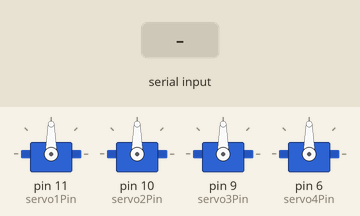
The sketch below on a simulated Arduino Uno, built with avr-gcc and run on an emulated ATmega328P. Shown: 4 × servo. The inputs (shaded band) are chosen by the test bench. What the sketch prints to the serial monitor is not drawn.

Above: at 1.2 s.
1.3 s: "1" received over Serial
At 2.5 s:
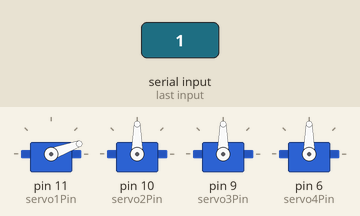
2.9 s: "2" received over Serial
At 3.7 s:
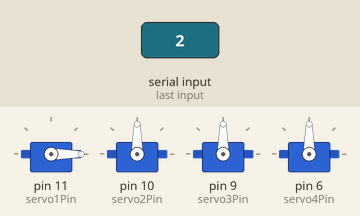
4.5 s: "3" received over Serial
At 4.9 s:
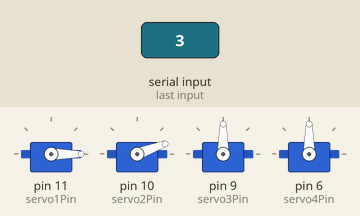
6.1 s: "4" received over Serial
At 7.3 s:
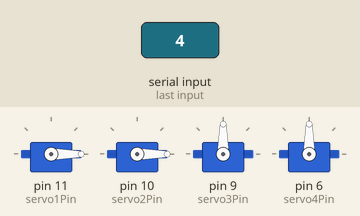
7.7 s: "5" received over Serial
At 8.5 s:
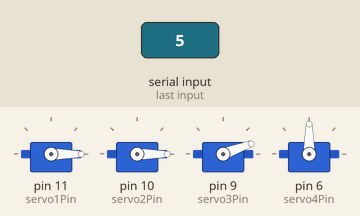
9.3 s: "6" received over Serial
At 9.8 s:
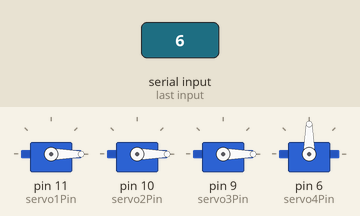
Timing chart, 0 to 11.9 s (numbered marks = the images above; inputs shaded):
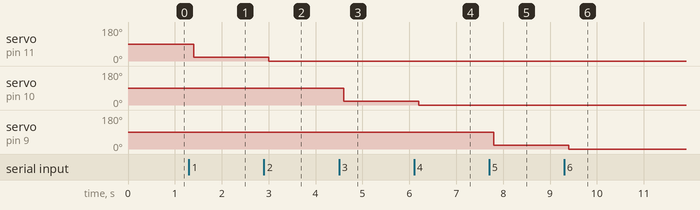

The sketch:

4dof.ino
```cpp
#include <Servo.h>
#include <SoftwareSerial.h>

SoftwareSerial BTserial(2, 3); // RX, TX

// Servo objects for each DOF of the robotic arm
Servo servo1;
Servo servo2;
Servo servo3;
Servo servo4;

// Pin numbers for each servo
const int servo1Pin = 11;
const int servo2Pin = 10;
const int servo3Pin = 9;
const int servo4Pin = 6;

// Variables to store the current angle of each servo
int servo1Angle = 0;
int servo2Angle = 0;
int servo3Angle = 0;
int servo4Angle = 0;

void setup() {
  // Start the Bluetooth serial communication
  BTserial.begin(9600);
  Serial.begin(9600);
  // Attach the servos to their corresponding pins
  servo1.attach(servo1Pin);
  servo2.attach(servo2Pin);
  servo3.attach(servo3Pin);
  servo4.attach(servo4Pin);
}

void loop() {
  // Check if there is data available on the Bluetooth serial port
  if (Serial.available() > 0) {
    // Read the incoming data
    char data = Serial.read();
    Serial.print(data);
    // Check the command and update the corresponding servo angle
    switch (data) {
      case '1':
        servo1Angle += 20;
        delay(100);
        if (servo1Angle > 180) {
          servo1Angle = 180;
        }
        servo1.write(servo1Angle);
        break;
      case '2':
        servo1Angle -= 20;
        delay(100);
        if (servo1Angle < 0) {
          servo1Angle = 0;
        }
        servo1.write(servo1Angle);
        break;
      case '3':
        servo2Angle += 20;
        delay(100);
        if (servo2Angle > 180) {
          servo2Angle = 180;
        }
        servo2.write(servo2Angle);
        break;
      case '4':
        servo2Angle -= 20;
        delay(100);
        if (servo2Angle < 0) {
          servo2Angle = 0;
        }
        servo2.write(servo2Angle);
        break;
      case '5':
        servo3Angle += 20;
        delay(100);
        if (servo3Angle > 180) {
          servo3Angle = 180;
        }
        servo3.write(servo3Angle);
        break;
      case '6':
        servo3Angle -= 20;
        delay(100);
        if (servo3Angle < 0) {
          servo3Angle = 0;
        }
        servo3.write(servo3Angle);
        break;
      case '7':
        servo4Angle += 20;
        delay(100);
        if (servo4Angle > 180) {
          servo4Angle = 180;
        }
       servo4.write(servo4Angle);
        break;

        case '8':
        servo4Angle -= 20;
        delay(100);
        if (servo4Angle < 0) {
          servo4Angle = 0;
        }
       servo4.write(servo4Angle);
        break;

    }
  }
}
```

Measured:
- after the input at 1.3 s, servo on pin 11 (servo1Pin): 90° → 20° after 0.10 s
- after the input at 2.9 s, servo on pin 11 (servo1Pin): 20° → 0° after 0.10 s
- after the input at 4.5 s, servo on pin 10 (servo2Pin): 90° → 20° after 0.10 s
- after the input at 6.1 s, servo on pin 10 (servo2Pin): 20° → 0° after 0.10 s
- after the input at 7.7 s, servo on pin 9 (servo3Pin): 90° → 20° after 0.10 s
- after the input at 9.3 s, servo on pin 9 (servo3Pin): 20° → 0° after 0.10 s
